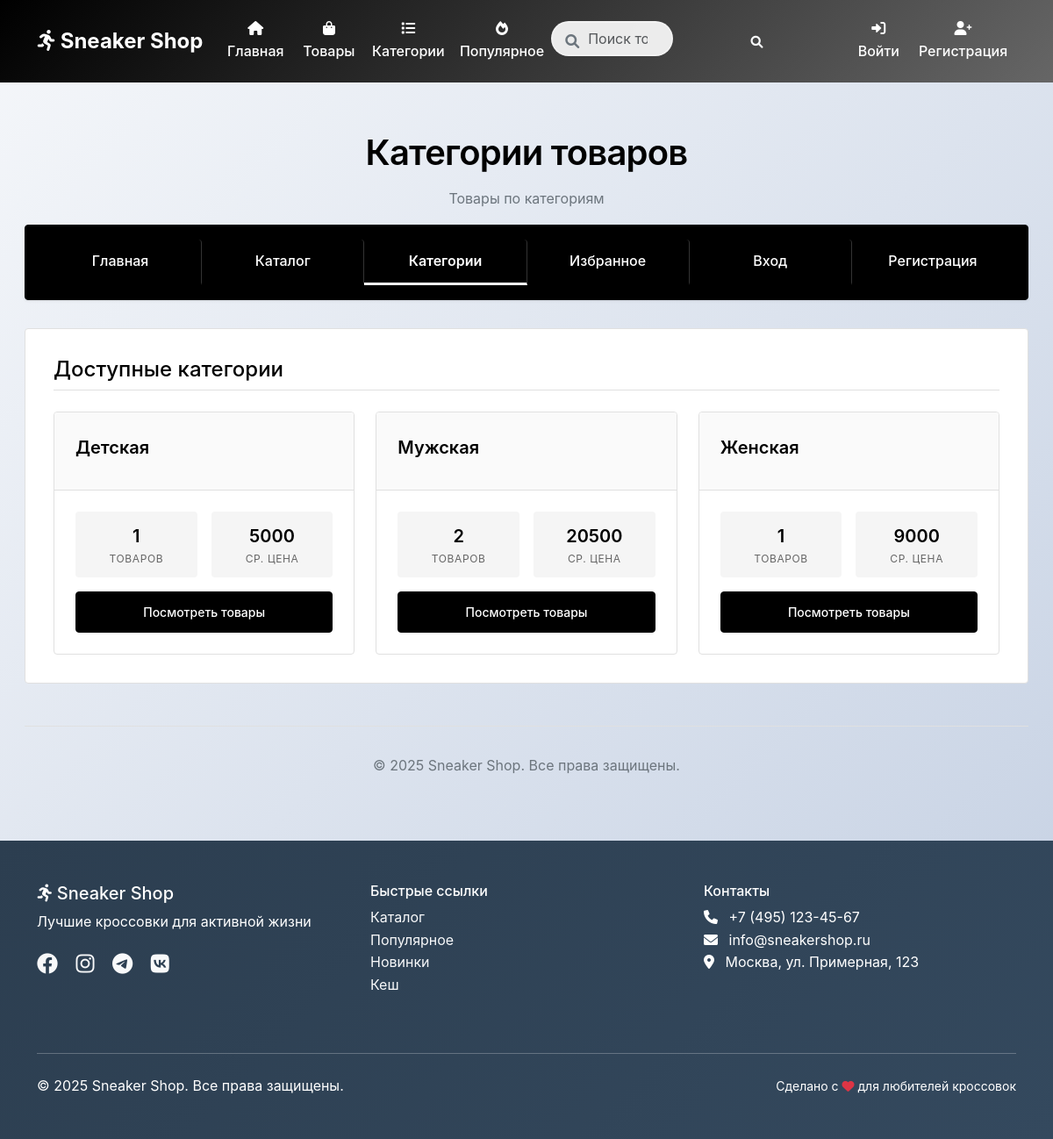
Page /categories/ on the committed database.
### sneaker_app/models.py (models this page shows, shortened)
class Category(models.Model):
    CATEGORY_CHOICES = [
        ('men', 'Мужская'),
        ('women', 'Женская'),
        ('kids', 'Детская'),
    ]
    name = models.CharField(
        max_length=50,
        choices=CATEGORY_CHOICES,
        unique=True,
        verbose_name="Название категории"
    )
    description = models.TextField(
        blank=True,
        null=True,
        verbose_name="Описание категории"
    )
    objects = CategoryManager()  # ✅ Собственный менеджер
    class Meta:
        verbose_name = "Категория"
        verbose_name_plural = "Категории"
        ordering = ['name']

### sneaker_app/views.py (the view)
# urls.py: path('categories/', category_list, name='category_list'),
def category_list(request):
    categories = Category.objects.annotate(
        product_count=Count('product_cards__sneakers', filter=Q(product_cards__sneakers__is_active=True)),
        avg_price=Avg('product_cards__sneakers__price', filter=Q(product_cards__sneakers__is_active=True))
    ).order_by('name')
    return render(request, 'sneaker_app/category_list.html', {
        'categories': categories
    })

### templates/sneaker_app/category_list.html (shortened to what this page needs)
{% extends 'base.html' %}
{% load i18n %}
{% load static %}
{% load sneaker_tags %}
{% block content %}
<div class="main-container">
    <header class="text-center">
        <h1 class="page-title">{% trans "Категории товаров" %}</h1>
        <p class="text-secondary">{% trans "Товары по категориям" %}</p>
    </header>
    <nav class="top-nav">
        <div class="nav-links">
            <a href="{% url 'home' %}" class="nav-link">{% trans "Главная" %}</a>
            <a href="{% url 'product_list' %}" class="nav-link">{% trans "Каталог" %}</a>
            <a href="{% url 'category_list' %}" class="nav-link active">{% trans "Категории" %}</a>
            <a href="{% url 'wishlist' %}" class="nav-link">{% trans "Избранное" %}</a>
            {% if user.is_authenticated %}
                <a href="{% url 'profile' %}" class="nav-link">{% trans "Профиль" %}</a>
                <a href="{% url 'logout' %}" class="nav-link">{% trans "Выход" %}</a>
            {% else %}
                <a href="{% url 'login' %}" class="nav-link">{% trans "Вход" %}</a>
                <a href="{% url 'register' %}" class="nav-link">{% trans "Регистрация" %}</a>
            {% endif %}
        </div>
    </nav>
    <section class="section-container">
        <h2 class="section-title">{% trans "Доступные категории" %}</h2>
        {% if categories %}
            <div class="categories-grid">
                {% for category in categories %}
                    <div class="category-card">
                        <div class="category-header">
                            <div class="category-name">{{ category.get_name_display }}</div>
                        </div>
                        <div class="category-content">
                            <div class="category-stats">
                                <div class="stat-item">
                                    <span class="stat-number">{{ category.product_count|default:"0" }}</span>
                                    <div class="stat-label">{% trans "Товаров" %}</div>
                                </div>
                                <div class="stat-item">
                                    <span class="stat-number">{{ category.avg_price|floatformat:0|default:"—" }}</span>
                                    <div class="stat-label">{% trans "Ср. цена" %}</div>
                                </div>
                            </div>
                            <a href="{% url 'product_list' %}?category={{ category.pk }}" class="btn btn-primary">
                                {% trans "Посмотреть товары" %}
                            </a>
                        </div>
                    </div>
                {% endfor %}
            </div>
        {% else %}
            <div style="text-align: center; padding: 3rem; color: var(--text-secondary);">
                <span style="font-size: 4rem; display: block; margin-bottom: 1rem;">📂</span>
                <h3 style="margin-bottom: 1rem;">{% trans "Категории не найдены" %}</h3>
                <p>{% trans "В данный момент категории недоступны" %}</p>
            </div>
        {% endif %}
    </section>
    <footer style="margin-top: 3rem; padding-top: 2rem; border-top: 1px solid var(--border-color); text-align: center;">
        <p class="text-secondary">
            &copy; 2025 Sneaker Shop. {% trans "Все права защищены" %}.
        </p>
    </footer>
</div>
{% endblock %}

### templates/base.html (style rules this page uses)
:root { --primary-color: #667eea; --secondary-color: #764ba2; --accent-color: #f093fb; --success-color: #4ecdc4; --warning-color: #feca57; --danger-color: #ff6b6b; }
body { font-family: 'Segoe UI', Tahoma, Geneva, Verdana, sans-serif; background: linear-gradient(135deg, #f5f7fa 0%, #c3cfe2 100%); min-height: 100vh; display: flex; flex-direction: column; }

### templates/sneaker_app/category_list.html (style rules this page uses)
:root { --primary-color: #000000; --secondary-color: #666666; --accent-color: #f5f5f5; --border-color: #e0e0e0; --text-primary: #000000; --text-secondary: #666666; --bg-white: #ffffff; --bg-light: #fafafa; }
body { font-family: 'Inter', -apple-system, BlinkMacSystemFont, sans-serif; color: var(--text-primary); background-color: var(--bg-white); line-height: 1.6; }
.page-title { font-size: 2.5rem; font-weight: 600; color: var(--text-primary); margin: 0 0 1rem 0; letter-spacing: -0.02em; }
.section-title { font-size: 1.5rem; font-weight: 500; color: var(--text-primary); margin: 0 0 1.5rem 0; padding-bottom: 0.5rem; border-bottom: 1px solid var(--border-color); }
.main-container { max-width: 1200px; margin: 0 auto; padding: 2rem 1rem; }
.section-container { background: var(--bg-white); border: 1px solid var(--border-color); border-radius: 4px; padding: 2rem; margin-bottom: 2rem; }
.top-nav { background: var(--text-primary); border: 1px solid var(--text-primary); border-radius: 4px; padding: 1rem; margin-bottom: 2rem; box-shadow: 0 1px 3px rgba(0,0,0,0.1); }
.nav-links { display: flex; justify-content: space-between; align-items: center; gap: 0; }
.nav-link { color: var(--bg-white); text-decoration: none; font-weight: 500; padding: 0.75rem 1.5rem; border-radius: 4px 4px 0 0; transition: all 0.2s ease; flex: 1; text-align: center; border-right: 1px solid rgba(255,255,255,0.2); border-bottom: 3px solid transparent; }
.nav-link:last-child { border-right: none; }
.nav-link.active { color: var(--bg-white); background-color: transparent; font-weight: 600; border-bottom: 3px solid var(--bg-white); }
.categories-grid { display: grid; grid-template-columns: repeat(auto-fit, minmax(300px, 1fr)); gap: 1.5rem; }
.category-card { border: 1px solid var(--border-color); border-radius: 4px; overflow: hidden; background: var(--bg-white); transition: all 0.2s ease; }
.category-header { padding: 1.5rem; background: var(--bg-light); border-bottom: 1px solid var(--border-color); }
.category-name { font-size: 1.25rem; font-weight: 600; color: var(--text-primary); margin-bottom: 0.5rem; }
.category-content { padding: 1.5rem; }
.category-stats { display: grid; grid-template-columns: repeat(2, 1fr); gap: 1rem; margin-bottom: 1rem; }
.stat-item { text-align: center; padding: 0.75rem; background: var(--accent-color); border-radius: 4px; }
.stat-number { font-size: 1.25rem; font-weight: 600; color: var(--text-primary); display: block; }
.stat-label { font-size: 0.75rem; color: var(--text-secondary); text-transform: uppercase; letter-spacing: 0.05em; }
.btn { display: inline-block; padding: 0.75rem 1.5rem; font-size: 0.875rem; font-weight: 500; text-decoration: none; text-align: center; border-radius: 4px; cursor: pointer; transition: all 0.2s ease; border: 1px solid transparent; width: 100%; }
.btn-primary { background: var(--text-primary); color: var(--bg-white); border-color: var(--text-primary); }

### rows in the picture
Category: name "Детская", product_count "1", avg_price "5000"
Category: name "Мужская", product_count "2", avg_price "20500"
Category: name "Женская", product_count "1", avg_price "9000"
